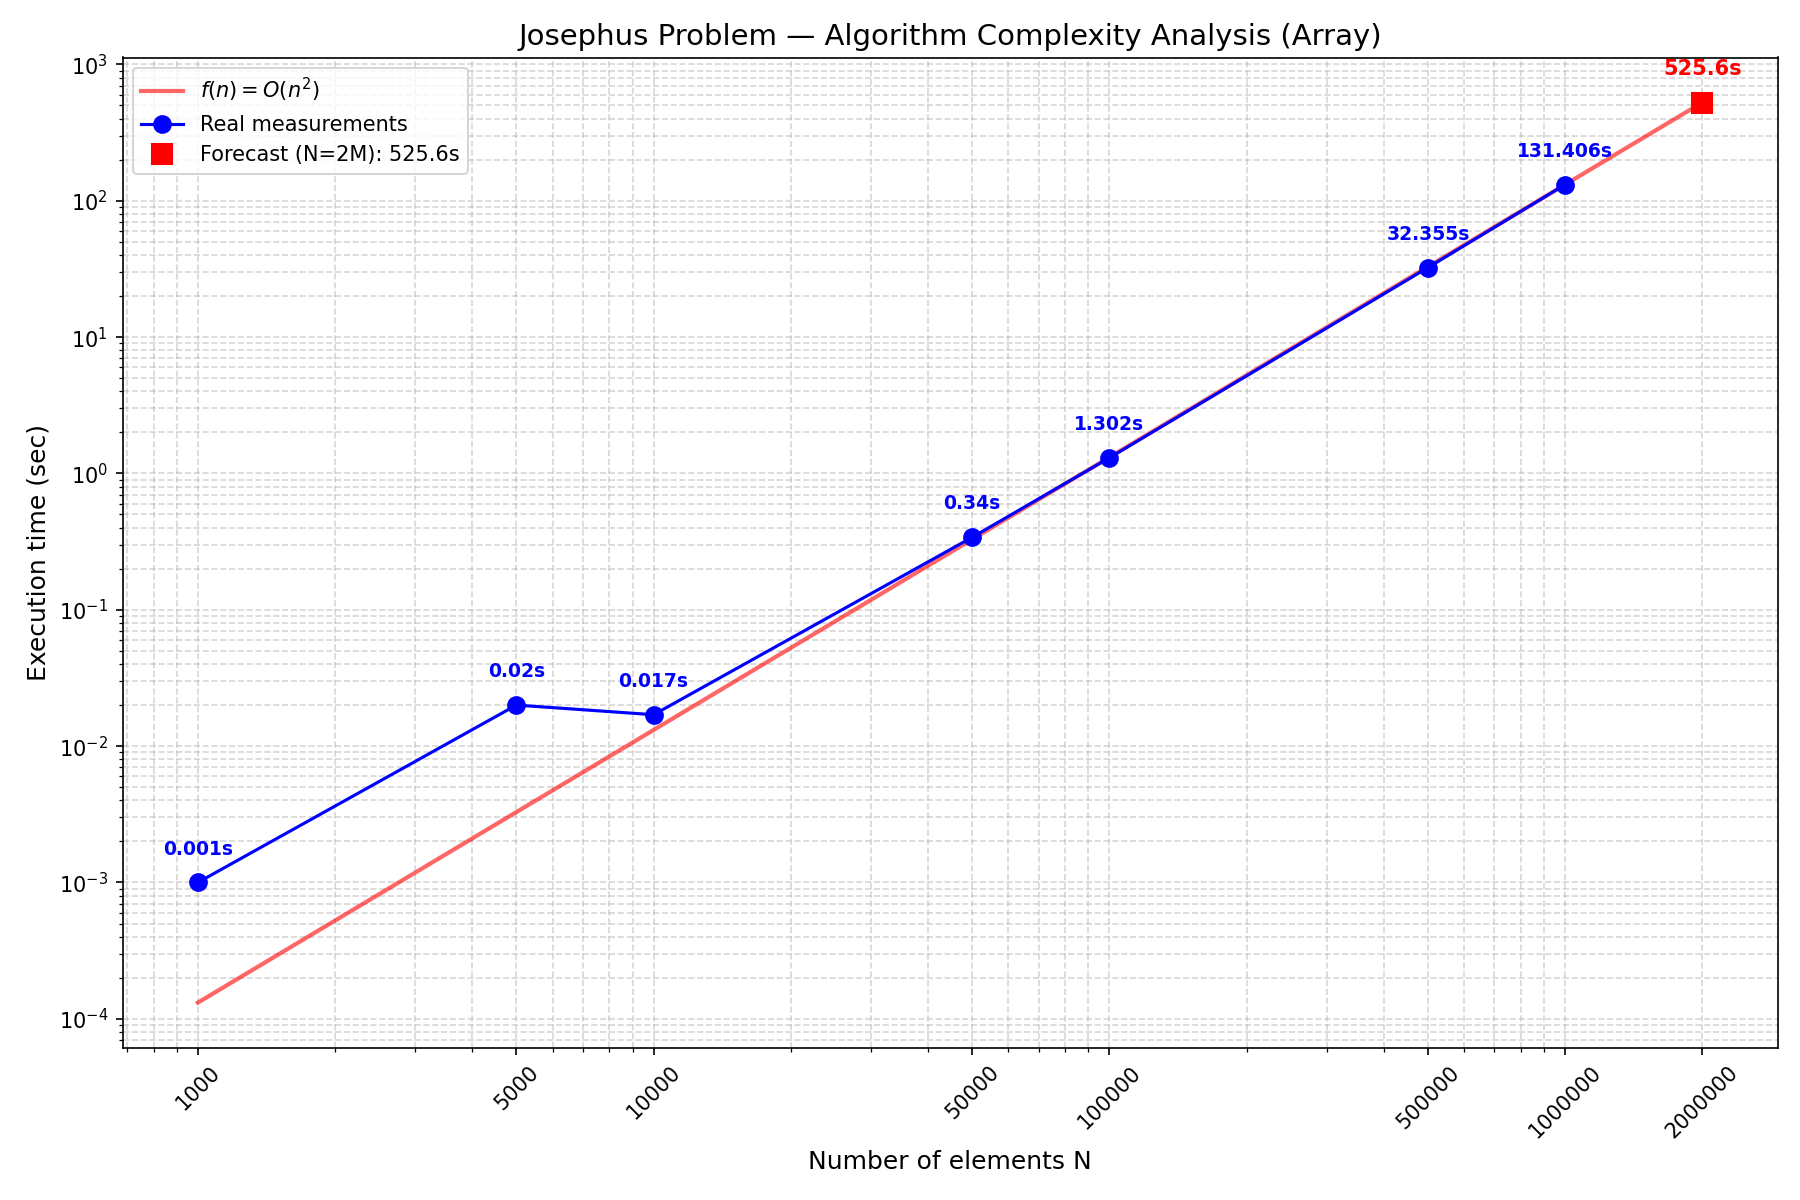

The script that saved this image:
import matplotlib.pyplot as plt
import numpy as np

# Real measurements (k=2)
n_values = [1000, 5000, 10000, 50000, 100000, 500000, 1000000]
times    = [0.001, 0.020, 0.017, 0.340, 1.302, 32.355, 131.406]

# O(n^2) complexity fit
def f(n):
    return n ** 2

c = times[-1] / f(n_values[-1])

n_predict = 2_000_000
t_predict = c * f(n_predict)

n_theory = np.geomspace(1000, n_predict, 200)
t_theory = c * f(n_theory)

plt.figure(figsize=(12, 8))

plt.plot(n_theory, t_theory, 'r-', alpha=0.6, linewidth=2, label=r'$f(n) = O(n^2)$')
plt.plot(n_values, times, 'b-o', markersize=8, label='Real measurements')
plt.plot(n_predict, t_predict, 'rs', markersize=10,
         label=f'Forecast (N=2M): {t_predict:.1f}s')

for n, t in zip(n_values, times):
    plt.text(n, t * 1.6, f"{t}s", color='blue', ha='center',
             fontsize=9, fontweight='bold')
plt.text(n_predict, t_predict * 1.6, f"{t_predict:.1f}s", color='red',
         ha='center', fontsize=10, fontweight='bold')

plt.xscale('log')
plt.yscale('log')
plt.grid(True, which="both", ls='--', alpha=0.5)

plt.title('Josephus Problem — Algorithm Complexity Analysis (Array)', fontsize=14)
plt.xlabel('Number of elements N', fontsize=12)
plt.ylabel('Execution time (sec)', fontsize=12)

all_n = n_values + [n_predict]
plt.xticks(all_n, [str(v) for v in all_n], rotation=45)
plt.legend()
plt.tight_layout()
plt.savefig('prognoz.png', dpi=150)
plt.show()
print(f"Forecast for N=2,000,000: {t_predict:.1f} sec")
